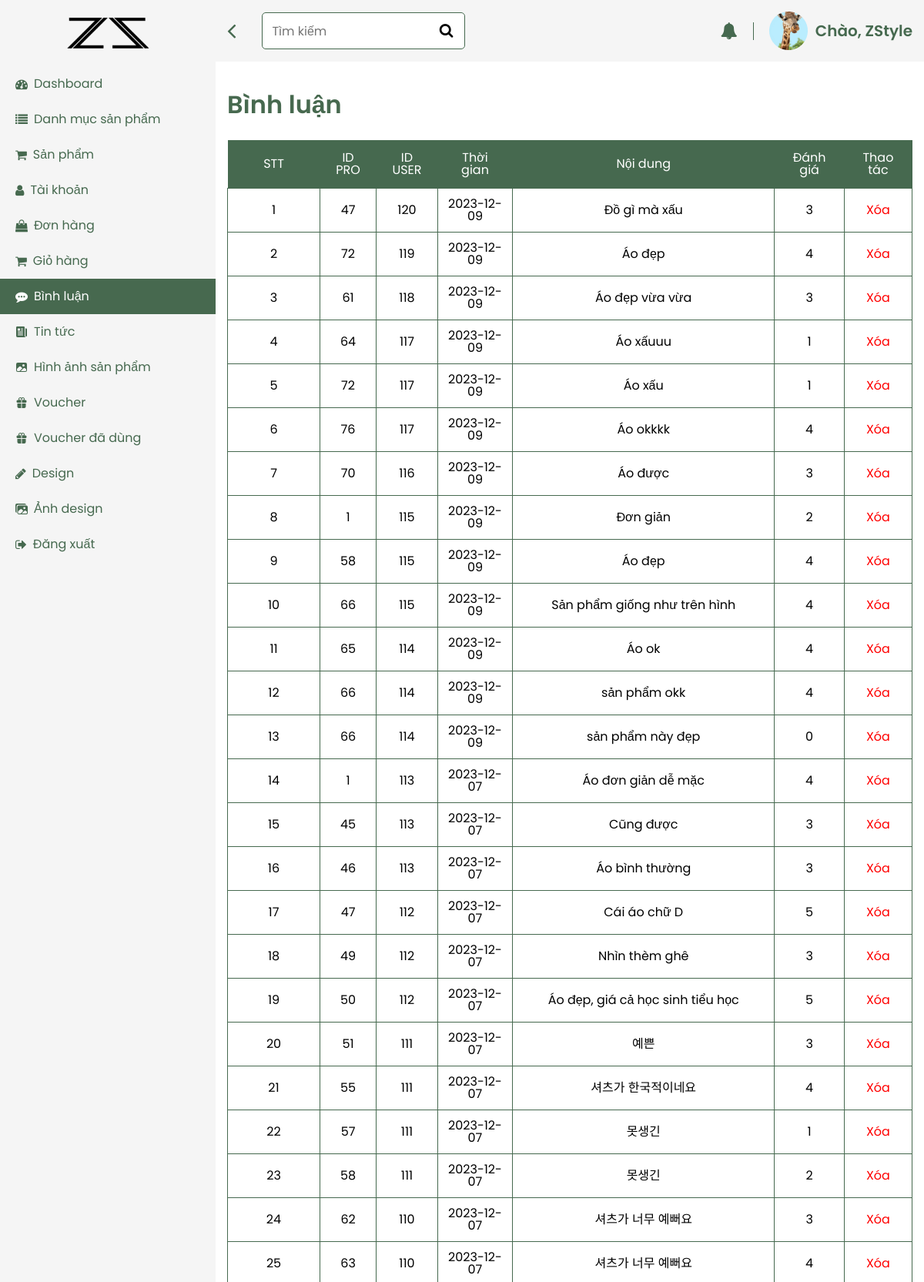
The page /view/admin/index.php?pg=binhluan (signed in, upper part) on the database its author committed.
### tables this page shows
CREATE TABLE `comment` (
  `id` int(9) NOT NULL,
  `id_product` int(5) NOT NULL,
  `id_user` int(6) NOT NULL,
  `thoigian` date NOT NULL,
  `noidung` text NOT NULL,
  `rate` tinyint(1) NOT NULL DEFAULT 0
);

### model/connectdb.php (called while the page is built, shortened)
<?php
function pdo_get_connection(){
   $dburl = "mysql:host=localhost;dbname=zstyle;charset=utf8";
   $username = 'root';
   $password = '';
   $conn = new PDO($dburl, $username, $password);
   $conn->setAttribute(PDO::ATTR_ERRMODE, PDO::ERRMODE_EXCEPTION);
   return $conn;
}
function pdo_query($sql){
   $sql_args = array_slice(func_get_args(), 1);
   try{
       $conn = pdo_get_connection();
       $stmt = $conn->prepare($sql);
       $stmt->execute($sql_args);
       $rows = $stmt->fetchAll();
       return $rows;
   }
   catch(PDOException $e){
       throw $e;
   }
   finally{
       unset($conn);
   }
}
?>

### model/comment.php (called while the page is built, shortened)
<?php
function getcomment($limit=100){
    $sql="SELECT * FROM comment ORDER BY id DESC limit ".$limit;
    return pdo_query($sql);
 }
?>

### view/admin/binhluan.php (the view, shortened to what this page needs)
<?php
$html_binhluan = '';
$i = 1;
foreach ($binhluan as $item) {
    extract($item);
    $html_binhluan .= '<tr>
        <td>' . $i . '</td>
        <td>' . $id_product . '</td>
        <td>' . $id_user . '</td>
        <td >' . $thoigian . '</td>
        <td>' . $noidung . '</td>
        <td>' . $rate . '</td>
        <td>
            <a href="index.php?pg=delbinhluan&id=' . $id . '" class="del" style="padding: 0px">Xóa</a>
        </td>
        </tr>';
    $i++;
}
?>
<div class="main">
        <div class="header-main">
          <div class="header-left">
            <div class="header-bar">
              <i class="fa fa-angle-left icon-bar" aria-hidden="true"></i>
            </div>
            <form action="" class="header-form">
              <div class="header-input">
                <input type="text" placeholder="Tìm kiếm " />
                <div class="header-input-icon">
                  <i class="fa fa-search" aria-hidden="true"></i>
                </div>
              </div>
            </form>
          </div>
          <div class="header-right">
            <div class="header-bell">
              <i class="fa fa-bell" aria-hidden="true"></i>
            </div>
            <div class="header-auth">
              <div class="header-avatar">
                <img src="../layout/assets/images/avatar.png" alt="" />
              </div>
              <div class="header-name">Chào, ZStyle</div>
            </div>
          </div>
        </div>
        <div class="dashboard">
          <div class="container">
<div class="dashboard-content"
    data-tab="7">
    <div class="dashboard-heading">
        <h2 class="title-primary">Bình luận</h2>
    </div>
    <table class="product">
        <thead>
            <tr>
                <th>STT</th>
                <th>ID PRO</th>
                <th>ID USER</th>
                <th>Thời gian</th>
                <th>Nội dung</th>
                <th>Đánh giá</th>
                <th>Thao tác</th>
            </tr>
        </thead>
        <tbody>
            <?= $html_binhluan; ?>
        </tbody>
    </table>
</div>

### view/layout/assets/css/admin.css (style rules this page uses)
*, *:before, *:after { box-sizing: border-box; }
* { margin: 0; padding: 0; font: inherit; list-style: none; text-decoration: none; }
:root { --primary-color: #47694f; --white: #ffffff; --bg: #799881; --font: "Poppins", sans-serif; --black: #000; --text-heading: #46694f; --bg-footer: #222222; --red: #f00; --hover: #80b885; }
img, picture, svg, video { display: block; max-width: 100%; }
input, select, textarea { background-color: transparent; outline: none; }
body { min-height: 100vh; font-weight: 400; font-size: 16px; line-height: 1; font-family: var(--font); font-size: 16px; }
.container { max-width: 1330px; margin: 0 auto; padding: 0 15px; }
.header-main { display: flex; justify-content: space-between; align-items: center; }
.header-left { display: flex; justify-content: space-between; align-items: center; gap: 34px; }
.header-form { margin-right: 180px; width: 280px; padding-right: 16px; }
.header-input { position: relative; }
.header-input input { width: 100%; height: 48px; border-radius: 5px; border: 1px solid #46694f; padding: 6px 48px 6px 12px; background-color: var(--white); }
.header-input-icon { position: absolute; right: 0; top: 0; padding-right: 16px; font-size: 19px; line-height: 48px; }
.header-bar { cursor: pointer; font-size: 32px; color: var(--text-heading); }
.header-right { display: flex; justify-content: space-between; align-items: center; gap: 20px; }
.header-bell { color: var(--text-heading); padding-right: 20px; font-size: 22px; border-right: 1px solid var(--text-heading); }
.header-auth { display: flex; gap: 10px; align-items: center; }
.header-name { color: var(--text-heading); font-size: 20px; font-weight: 600; }
.dashboard { position: relative; padding: 40px 0; }
.main { position: absolute; width: calc(100% - 280px); left: 280px; min-height: 100vh; transition: 0.2s linear; }
.header-main { background-color: #f5f5f5; padding: 15px; }
.dashboard-content { min-height: 100vh; }
.dashboard-heading { display: flex; justify-content: space-between; align-items: center; }
.title-primary { font-size: 32px; color: var(--primary-color); font-weight: 600; }
.del { color: red; padding-left: 16px; }
.product { width: 100%; border-collapse: collapse; caption-side: bottom; margin-top: 30px; }
.product thead tr th { padding: 15px; color: var(--white); background-color: var(--text-heading); text-align: left; border: #000; text-align: center; }
.product thead tr th:nth-child(1) { width: 120px; }
.product tbody tr td { padding: 12px; text-align: center; border: 1px solid var(--text-heading); }

### rows shown on the page
comment: id_product "47", id_user "120", thoigian "2023-12-09", noidung "Đồ gì mà xấu", rate "3"
comment: id_product "72", id_user "119", thoigian "2023-12-09", noidung "Áo đẹp", rate "4"
comment: id_product "61", id_user "118", thoigian "2023-12-09", noidung "Áo đẹp vừa vừa", rate "3"
comment: id_product "64", id_user "117", thoigian "2023-12-09", noidung "Áo xấuuu", rate "1"
comment: id_product "72", id_user "117", thoigian "2023-12-09", noidung "Áo xấu", rate "1"
comment: id_product "76", id_user "117", thoigian "2023-12-09", noidung "Áo okkkk", rate "4"
comment: id_product "70", id_user "116", thoigian "2023-12-09", noidung "Áo được", rate "3"
comment: id_product "1", id_user "115", thoigian "2023-12-09", noidung "Đơn giản", rate "2"
comment: id_product "58", id_user "115", thoigian "2023-12-09", noidung "Áo đẹp", rate "4"
comment: id_product "66", id_user "115", thoigian "2023-12-09", noidung "Sản phẩm giống như trên hình", rate "4"
comment: id_product "65", id_user "114", thoigian "2023-12-09", noidung "Áo ok", rate "4"
comment: id_product "66", id_user "114", thoigian "2023-12-09", noidung "sản phẩm okk", rate "4"
comment: id_product "66", id_user "114", thoigian "2023-12-09", noidung "sản phẩm này đẹp", rate "0"
comment: id_product "1", id_user "113", thoigian "2023-12-07", noidung "Áo đơn giản dễ mặc", rate "4"
comment: id_product "45", id_user "113", thoigian "2023-12-07", noidung "Cũng được", rate "3"
comment: id_product "46", id_user "113", thoigian "2023-12-07", noidung "Áo bình thường", rate "3"
comment: id_product "47", id_user "112", thoigian "2023-12-07", noidung "Cái áo chữ D", rate "5"
comment: id_product "49", id_user "112", thoigian "2023-12-07", noidung "Nhìn thèm ghê", rate "3"
comment: id_product "50", id_user "112", thoigian "2023-12-07", noidung "Áo đẹp, giá cả học sinh tiểu học", rate "5"
comment: id_product "51", id_user "111", thoigian "2023-12-07", noidung "예쁜", rate "3"
comment: id_product "55", id_user "111", thoigian "2023-12-07", noidung "셔츠가 한국적이네요", rate "4"
comment: id_product "57", id_user "111", thoigian "2023-12-07", noidung "못생긴", rate "1"
comment: id_product "58", id_user "111", thoigian "2023-12-07", noidung "못생긴", rate "2"
comment: id_product "62", id_user "110", thoigian "2023-12-07", noidung "셔츠가 너무 예뻐요", rate "3"
comment: id_product "63", id_user "110", thoigian "2023-12-07", noidung "셔츠가 너무 예뻐요", rate "4"
